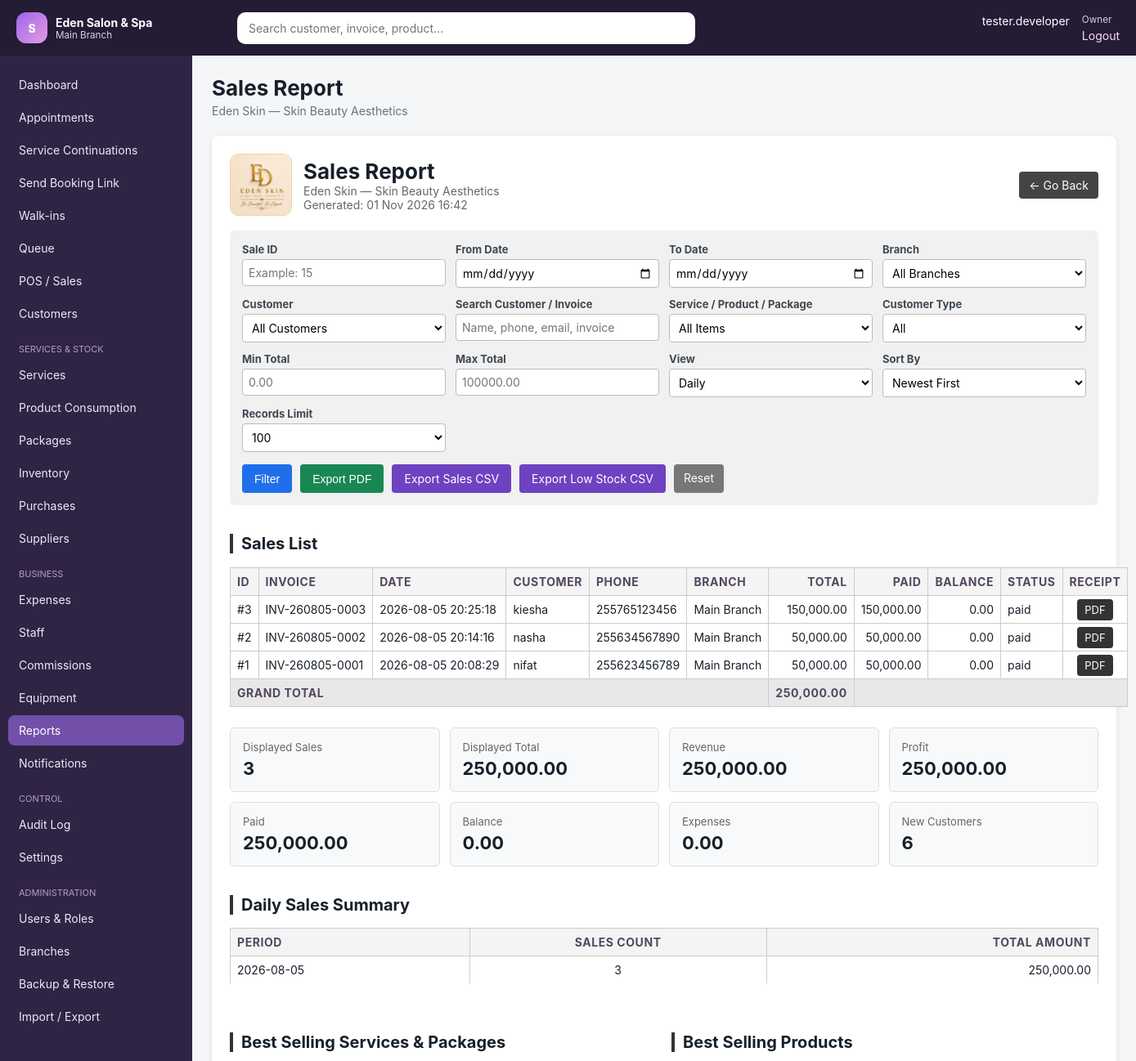
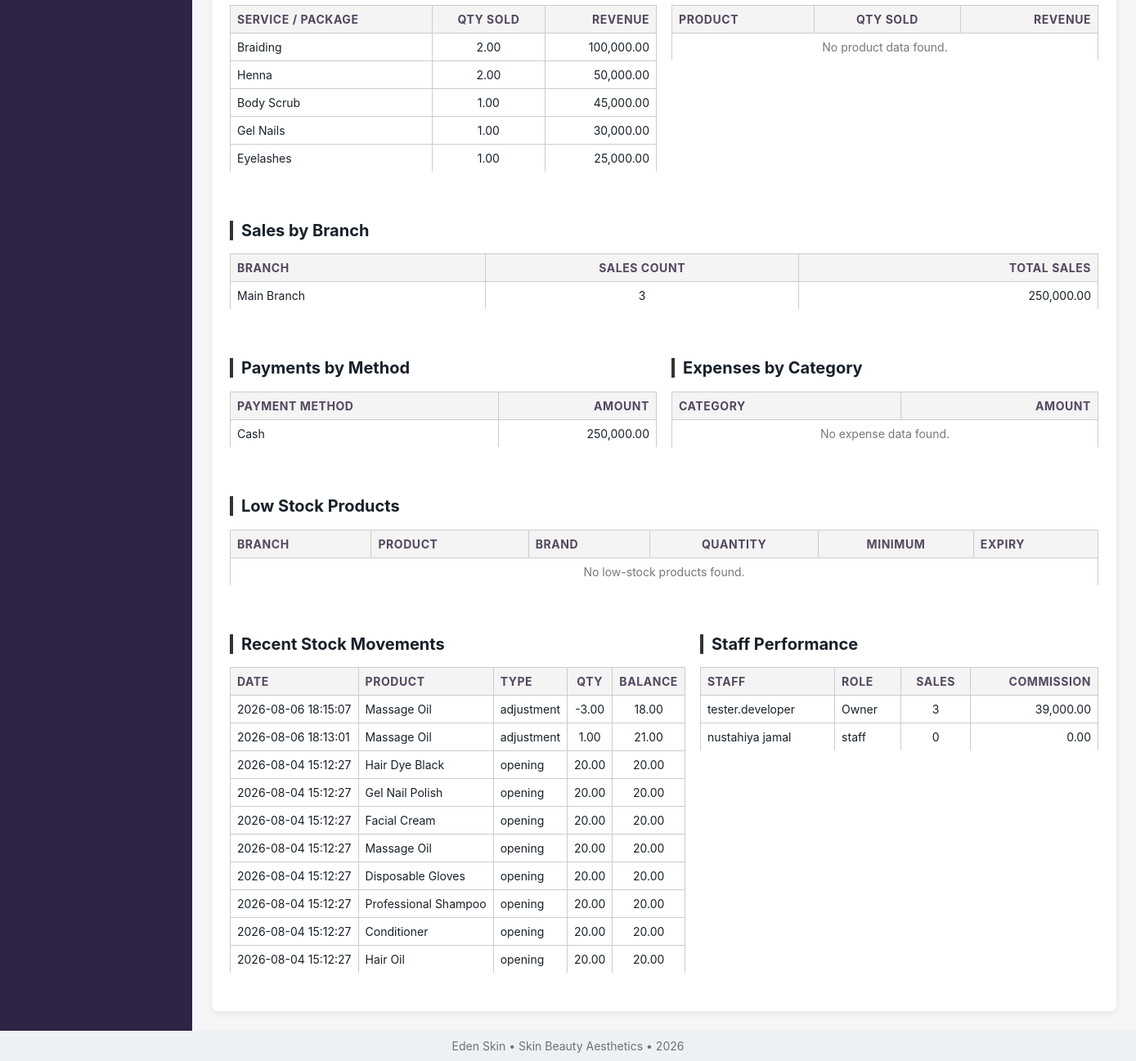
Screenshot of /modules/reports.php (signed in) with the database file from the repository (2 pictures, top to bottom).
### tables this page shows
CREATE TABLE `settings` (
  `id` int(11) NOT NULL AUTO_INCREMENT,
  `branch_id` int(11) DEFAULT NULL,
  `setting_key` varchar(100) NOT NULL,
  `setting_value` text DEFAULT NULL,
  `setting_group` varchar(80) DEFAULT 'general',
  `updated_by` int(11) DEFAULT NULL,
  `updated_at` datetime DEFAULT current_timestamp() ON UPDATE current_timestamp(),
  PRIMARY KEY (`id`),
  UNIQUE KEY `uniq_setting` (`branch_id`,`setting_key`),
  KEY `updated_by` (`updated_by`),
  CONSTRAINT `settings_ibfk_1` FOREIGN KEY (`branch_id`) REFERENCES `branches` (`id`) ON DELETE CASCADE,
  CONSTRAINT `settings_ibfk_2` FOREIGN KEY (`updated_by`) REFERENCES `users` (`id`) ON DELETE SET NULL
);

CREATE TABLE `users` (
  `id` int(11) NOT NULL AUTO_INCREMENT,
  `branch_id` int(11) NOT NULL,
  `staff_id` int(11) DEFAULT NULL,
  `role_id` int(11) NOT NULL,
  `username` varchar(80) NOT NULL,
  `password_hash` varchar(255) NOT NULL,
  `status` enum('active','inactive','locked') DEFAULT 'active',
  `last_login_at` datetime DEFAULT NULL,
  `created_at` datetime DEFAULT current_timestamp(),
  PRIMARY KEY (`id`),
  UNIQUE KEY `username` (`username`),
  KEY `branch_id` (`branch_id`),
  KEY `staff_id` (`staff_id`),
  KEY `role_id` (`role_id`),
  CONSTRAINT `users_ibfk_1` FOREIGN KEY (`branch_id`) REFERENCES `branches` (`id`),
  CONSTRAINT `users_ibfk_2` FOREIGN KEY (`staff_id`) REFERENCES `staff` (`id`) ON DELETE SET NULL,
  CONSTRAINT `users_ibfk_3` FOREIGN KEY (`role_id`) REFERENCES `roles` (`id`)
);

CREATE TABLE `branches` (
  `id` int(11) NOT NULL AUTO_INCREMENT,
  `business_id` int(11) NOT NULL,
  `name` varchar(120) NOT NULL,
  `code` varchar(20) NOT NULL,
  `phone` varchar(30) DEFAULT NULL,
  `email` varchar(120) DEFAULT NULL,
  `address` varchar(255) DEFAULT NULL,
  `opening_time` time DEFAULT '08:00:00',
  `closing_time` time DEFAULT '20:00:00',
  `status` enum('active','inactive') DEFAULT 'active',
  `created_at` datetime DEFAULT current_timestamp(),
  PRIMARY KEY (`id`),
  UNIQUE KEY `code` (`code`),
  KEY `business_id` (`business_id`),
  CONSTRAINT `branches_ibfk_1` FOREIGN KEY (`business_id`) REFERENCES `businesses` (`id`)
);

CREATE TABLE `staff` (
  `id` int(11) NOT NULL AUTO_INCREMENT,
  `branch_id` int(11) NOT NULL,
  `employee_no` varchar(30) DEFAULT NULL,
  `photo` varchar(255) DEFAULT NULL,
  `full_name` varchar(150) NOT NULL,
  `phone` varchar(30) DEFAULT NULL,
  `email` varchar(120) DEFAULT NULL,
  `gender` enum('Male','Female','Other') DEFAULT 'Female',
  `date_of_birth` date DEFAULT NULL,
  `address` varchar(255) DEFAULT NULL,
  `role_title` varchar(100) DEFAULT NULL,
  `salary` decimal(14,2) DEFAULT 0.00,
  `default_commission_type` enum('percentage','fixed') DEFAULT 'percentage',
  `default_commission_value` decimal(10,2) DEFAULT 0.00,
  `employment_date` date DEFAULT NULL,
  `emergency_contact` varchar(120) DEFAULT NULL,
  `status` enum('active','inactive','terminated') DEFAULT 'active',
  `created_at` datetime DEFAULT current_timestamp(),
  `updated_at` datetime DEFAULT NULL,
  PRIMARY KEY (`id`),
  UNIQUE KEY `employee_no` (`employee_no`),
  KEY `branch_id` (`branch_id`),
  CONSTRAINT `staff_ibfk_1` FOREIGN KEY (`branch_id`) REFERENCES `branches` (`id`)
);

CREATE TABLE `roles` (
  `id` int(11) NOT NULL AUTO_INCREMENT,
  `name` varchar(80) NOT NULL,
  `description` varchar(255) DEFAULT NULL,
  `is_system` tinyint(1) DEFAULT 0,
  `created_at` datetime DEFAULT current_timestamp(),
  PRIMARY KEY (`id`),
  UNIQUE KEY `name` (`name`)
);

CREATE TABLE `sales` (
  `id` int(11) NOT NULL AUTO_INCREMENT,
  `branch_id` int(11) NOT NULL,
  `invoice_no` varchar(40) NOT NULL,
  `customer_id` int(11) DEFAULT NULL,
  `appointment_id` int(11) DEFAULT NULL,
  `queue_id` int(11) DEFAULT NULL,
  `sale_date` datetime DEFAULT current_timestamp(),
  `subtotal` decimal(14,2) DEFAULT 0.00,
  `discount_amount` decimal(14,2) DEFAULT 0.00,
  `tax_amount` decimal(14,2) DEFAULT 0.00,
  `total_amount` decimal(14,2) DEFAULT 0.00,
  `paid_amount` decimal(14,2) DEFAULT 0.00,
  `balance_amount` decimal(14,2) DEFAULT 0.00,
  `status` enum('draft','partial','paid','refunded','partially_refunded','cancelled') DEFAULT 'paid',
  `promotion_id` int(11) DEFAULT NULL,
  `membership_discount` decimal(14,2) DEFAULT 0.00,
  `loyalty_points_redeemed` int(11) DEFAULT 0,
  `notes` text DEFAULT NULL,
  `created_by` int(11) DEFAULT NULL,
  `created_at` datetime DEFAULT current_timestamp(),
  PRIMARY KEY (`id`),
  UNIQUE KEY `invoice_no` (`invoice_no`),
  KEY `sale_date_idx` (`branch_id`,`sale_date`),
  KEY `customer_id` (`customer_id`),
  KEY `appointment_id` (`appointment_id`),
  KEY `queue_id` (`queue_id`),
  KEY `promotion_id` (`promotion_id`),
  KEY `created_by` (`created_by`),
  CONSTRAINT `sales_ibfk_1` FOREIGN KEY (`branch_id`) REFERENCES `branches` (`id`),
  CONSTRAINT `sales_ibfk_2` FOREIGN KEY (`customer_id`) REFERENCES `customers` (`id`) ON DELETE SET NULL,
  CONSTRAINT `sales_ibfk_3` FOREIGN KEY (`appointment_id`) REFERENCES `appointments` (`id`) ON DELETE SET NULL,
  CONSTRAINT `sales_ibfk_4` FOREIGN KEY (`queue_id`) REFERENCES `queues` (`id`) ON DELETE SET NULL,
  CONSTRAINT `sales_ibfk_5` FOREIGN KEY (`promotion_id`) REFERENCES `promotions` (`id`) ON DELETE SET NULL,
  CONSTRAINT `sales_ibfk_6` FOREIGN KEY (`created_by`) REFERENCES `users` (`id`) ON DELETE SET NULL
);

CREATE TABLE `stock_movements` (
  `id` int(11) NOT NULL AUTO_INCREMENT,
  `branch_id` int(11) NOT NULL,
  `product_id` int(11) NOT NULL,
  `movement_type` enum('opening','purchase','sale','service_use','adjustment','transfer_in','transfer_out','refund','internal_use') NOT NULL,
  `quantity` decimal(12,3) NOT NULL,
  `balance_after` decimal(12,3) NOT NULL,
  `reference_type` varchar(50) DEFAULT NULL,
  `reference_id` int(11) DEFAULT NULL,
  `notes` varchar(255) DEFAULT NULL,
  `created_by` int(11) DEFAULT NULL,
  `created_at` datetime DEFAULT current_timestamp(),
  PRIMARY KEY (`id`),
  KEY `branch_id` (`branch_id`),
  KEY `product_id` (`product_id`),
  KEY `created_by` (`created_by`),
  CONSTRAINT `stock_movements_ibfk_1` FOREIGN KEY (`branch_id`) REFERENCES `branches` (`id`),
  CONSTRAINT `stock_movements_ibfk_2` FOREIGN KEY (`product_id`) REFERENCES `products` (`id`),
  CONSTRAINT `stock_movements_ibfk_3` FOREIGN KEY (`created_by`) REFERENCES `users` (`id`) ON DELETE SET NULL
);

CREATE TABLE `products` (
  `id` int(11) NOT NULL AUTO_INCREMENT,
  `branch_id` int(11) NOT NULL,
  `category_id` int(11) DEFAULT NULL,
  `supplier_id` int(11) DEFAULT NULL,
  `barcode` varchar(80) DEFAULT NULL,
  `name` varchar(150) NOT NULL,
  `brand` varchar(100) DEFAULT NULL,
  `unit` varchar(30) DEFAULT 'piece',
  `buying_price` decimal(14,2) DEFAULT 0.00,
  `selling_price` decimal(14,2) DEFAULT 0.00,
  `minimum_stock` decimal(12,2) DEFAULT 0.00,
  `expiry_date` date DEFAULT NULL,
  `track_stock` tinyint(1) DEFAULT 1,
  `status` enum('active','inactive') DEFAULT 'active',
  `created_at` datetime DEFAULT current_timestamp(),
  PRIMARY KEY (`id`),
  UNIQUE KEY `uniq_branch_barcode` (`branch_id`,`barcode`),
  KEY `category_id` (`category_id`),
  KEY `supplier_id` (`supplier_id`),
  CONSTRAINT `products_ibfk_1` FOREIGN KEY (`branch_id`) REFERENCES `branches` (`id`),
  CONSTRAINT `products_ibfk_2` FOREIGN KEY (`category_id`) REFERENCES `product_categories` (`id`) ON DELETE SET NULL,
  CONSTRAINT `products_ibfk_3` FOREIGN KEY (`supplier_id`) REFERENCES `suppliers` (`id`) ON DELETE SET NULL
);

### modules/reports.php (the view, shortened to what the rows shown need)
<?php
require dirname(__DIR__) . '/includes/bootstrap.php';
require_permission('reports.view');
require dirname(__DIR__) . '/includes/reporting.php';
$filters = spa_report_filters();
$data = spa_report_data($filters);
$title = 'Sales Report';
include dirname(__DIR__) . '/includes/header.php';
?>
<div class="stock-report">
<div class="report-container">
    <div class="report-top-bar">
        <div class="report-brand">
            <div>
                <h1>Sales Report</h1>
            </div>
        </div>
        <a class="back-link no-print" href="<?= e(url('dashboard.php')) ?>">← Go Back</a>
    </div>
    <div class="filter-box no-print">
        <form method="GET">
            <div class="filter-grid">
                <div><label>Branch</label><select name="branch_id" <?= $filters['can_all_branches'] ? '' : 'disabled' ?>><option value="">All Branches</option></select></div>
            </div>
        </form>
    </div>
    <h2>Sales List</h2>
    <table>
        <tr><th>ID</th><th>Invoice</th><th>Date</th><th>Customer</th><th>Phone</th><th>Branch</th><th class="text-right">Total</th><th class="text-right">Paid</th><th class="text-right">Balance</th><th>Status</th><th class="text-center no-print">Receipt</th></tr>
        <?php $grand = 0; ?>
        <?php if ($data['sales']): foreach ($data['sales'] as $row): $grand += (float)$row['total_amount']; ?>
            <tr><td>#<?= e($row['id']) ?></td><td><?= e($row['invoice_no']) ?></td><td><?= e($row['sale_date']) ?></td><td><?= e($row['customer']) ?></td><td><?= e($row['customer_phone']) ?></td><td><?= e($row['branch']) ?></td><td class="text-right"><?= number_format((float)$row['total_amount'],2) ?></td><td class="text-right"><?= number_format((float)$row['paid_amount'],2) ?></td><td class="text-right"><?= number_format((float)$row['balance_amount'],2) ?></td><td><?= e($row['status']) ?></td><td class="text-center no-print"><a class="invoice-link" href="receipt.php?id=<?= e($row['id']) ?>" target="_blank">PDF</a></td></tr>
        <?php endforeach; ?>
            <tr class="grand-row"><th colspan="6">Grand Total</th><th class="text-right"><?= number_format($grand,2) ?></th><th colspan="4"></th></tr>
        <?php else: ?>
            <tr><td colspan="11" class="empty">No sales found for the selected filters.</td></tr>
        <?php endif; ?>
    </table>
    <div class="summary-cards">
        <div class="report-card"><div class="card-title">Displayed Sales</div><div class="card-value"><?= number_format($data['sales_count']) ?></div></div>
        <div class="report-card"><div class="card-title">Displayed Total</div><div class="card-value"><?= number_format($data['displayed_total'],2) ?></div></div>
        <div class="report-card"><div class="card-title">Revenue</div><div class="card-value"><?= number_format($data['totals']['revenue'],2) ?></div></div>
        <div class="report-card"><div class="card-title">Profit</div><div class="card-value"><?= number_format($data['totals']['profit'],2) ?></div></div>
        <div class="report-card"><div class="card-title">Paid</div><div class="card-value"><?= number_format($data['totals']['paid'],2) ?></div></div>
        <div class="report-card"><div class="card-title">Balance</div><div class="card-value"><?= number_format($data['totals']['balance'],2) ?></div></div>
        <div class="report-card"><div class="card-title">Expenses</div><div class="card-value"><?= number_format($data['totals']['expenses'],2) ?></div></div>
        <div class="report-card"><div class="card-title">New Customers</div><div class="card-value"><?= number_format($data['totals']['new_customers']) ?></div></div>
    </div>
    <h2><?= e(ucfirst($filters['group_by'])) ?> Sales Summary</h2>
    <table><tr><th>Period</th><th class="text-center">Sales Count</th><th class="text-right">Total Amount</th></tr><?php if($data['summary']): foreach($data['summary'] as $s): ?><tr></tr><?php endforeach; else: ?><tr><td colspan="3" class="empty">No summary data found.</td></tr><?php endif; ?></table>
    <div class="report-grid-2">
        <div><h2>Best Selling Services & Packages</h2><table><tr><th>Service / Package</th><th class="text-center">Qty Sold</th><th class="text-right">Revenue</th></tr></table></div>
        <div><h2>Best Selling Products</h2><table><tr><th>Product</th><th class="text-center">Qty Sold</th><th class="text-right">Revenue</th></tr></table></div>
    </div>
    <h2>Sales by Branch</h2>
    <table><tr><th>Branch</th><th class="text-center">Sales Count</th><th class="text-right">Total Sales</th></tr><?php if($data['sales_by_branch']): foreach($data['sales_by_branch'] as $w): ?><tr></tr><?php endforeach; else: ?><tr><td colspan="3" class="empty">No branch data found.</td></tr><?php endif; ?></table>
    <div class="report-grid-2">
        <div><h2>Payments by Method</h2><table><tr><th>Payment Method</th><th class="text-right">Amount</th></tr></table></div>
        <div><h2>Expenses by Category</h2><table><tr><th>Category</th><th class="text-right">Amount</th></tr></table></div>
    </div>
    <h2>Low Stock Products</h2>
    <table><tr><th>Branch</th><th>Product</th><th>Brand</th><th class="text-center">Quantity</th><th class="text-center">Minimum</th><th>Expiry</th></tr><?php if($data['low_stock']): foreach($data['low_stock'] as $l): ?><tr><td><?= e($l['branch']) ?></td><td><?= e($l['name']) ?></td><td><?= e($l['brand']) ?></td><td class="text-center"><?= number_format((float)$l['qty'],2) ?></td><td class="text-center"><?= number_format((float)$l['minimum_stock'],2) ?></td><td><?= e($l['expiry_date']) ?></td></tr><?php endforeach; else: ?><tr><td colspan="6" class="empty">No low-stock products found.</td></tr><?php endif; ?></table>
    <div class="report-grid-2">
        <div><h2>Recent Stock Movements</h2><table><tr><th>Date</th><th>Product</th><th>Type</th><th class="text-center">Qty</th><th class="text-center">Balance</th></tr><?php if($data['stock_movements']): foreach($data['stock_movements'] as $m): ?><tr><td><?= e($m['created_at']) ?></td><td><?= e($m['product']) ?></td><td><?= e($m['movement_type']) ?></td><td class="text-center"><?= number_format((float)$m['quantity'],2) ?></td><td class="text-center"><?= number_format((float)$m['balance_after'],2) ?></td></tr><?php endforeach; else: ?><tr><td colspan="5" class="empty">No stock movements found.</td></tr><?php endif; ?></table></div>
        <div><h2>Staff Performance</h2><table><tr><th>Staff</th><th>Role</th><th class="text-center">Sales</th><th class="text-right">Commission</th></tr></table></div>
    </div>
</div>
</div>
<?php include dirname(__DIR__) . '/includes/footer.php'; ?>

### includes/header.php (shortened to what the rows shown need)
<?php
require_login(); $u=current_user(); $title=$title??'Dashboard';
function nav_file_available(string $href): bool {
    return is_file(dirname(__DIR__).'/'.ltrim($href,'/'));
}
$hasSearch=nav_file_available('modules/search.php');
?><!doctype html><html lang="en"><head><link rel="stylesheet" href="<?=url('assets/css/app.css')?>"></head><body>
<header class="topbar"><button class="menu-btn" data-toggle-menu>☰</button><div class="brand"><span class="brand-mark">S</span><div><strong><?=e(setting('business_name',app_config()['app']['name']))?></strong><small><?=e($u['branch_name']??'Main Branch')?></small></div></div><?php if($hasSearch):?><form class="global-search" action="<?=url('modules/search.php')?>"><input name="q" placeholder="Search customer, invoice, product…"></form><?php else:?><div class="global-search"></div><?php endif;?><div class="userbox"><span><?=e($u['staff_name']?:$u['username'])?></span><small><?=e($u['role_name'])?></small><a href="<?=url('logout.php')?>">Logout</a></div></header>
<div class="layout"><main class="content"><div class="page-head"><div><h1><?=e($title)?></h1></div></div>

### rows the page displays
settings: setting_value "Eden Salon & Spa"
users: branch.name "Main Branch", staff.full_name "tester.developer", role.name "Owner", role.name "Daily"
sales: id "3", invoice_no "INV-260805-0003", sale_date "2026-08-05 20:25:18", customer "kiesha", customer_phone "255765123456", branch.name "Main Branch", total_amount "150,000.00", paid_amount "150,000.00", balance_amount "0.00", status "paid"
sales: id "2", invoice_no "INV-260805-0002", sale_date "2026-08-05 20:14:16", customer "nasha", customer_phone "255634567890", branch.name "Main Branch", total_amount "50,000.00", paid_amount "50,000.00", balance_amount "0.00", status "paid"
sales: id "1", invoice_no "INV-260805-0001", sale_date "2026-08-05 20:08:29", customer "nifat", customer_phone "255623456789", branch.name "Main Branch", total_amount "50,000.00", paid_amount "50,000.00", balance_amount "0.00", status "paid"
stock_movements: created_at "2026-08-06 18:15:07", product.name "Massage Oil", movement_type "adjustment", quantity "-3.00", balance_after "18.00"
stock_movements: created_at "2026-08-06 18:13:01", product.name "Massage Oil", movement_type "adjustment", quantity "1.00", balance_after "21.00"
stock_movements: created_at "2026-08-04 15:12:27", product.name "Hair Dye Black", movement_type "opening", quantity "20.00", balance_after "20.00"
stock_movements: created_at "2026-08-04 15:12:27", product.name "Gel Nail Polish", movement_type "opening", quantity "20.00", balance_after "20.00"
stock_movements: created_at "2026-08-04 15:12:27", product.name "Facial Cream", movement_type "opening", quantity "20.00", balance_after "20.00"
stock_movements: created_at "2026-08-04 15:12:27", product.name "Massage Oil", movement_type "opening", quantity "20.00", balance_after "20.00"
stock_movements: created_at "2026-08-04 15:12:27", product.name "Disposable Gloves", movement_type "opening", quantity "20.00", balance_after "20.00"
stock_movements: created_at "2026-08-04 15:12:27", product.name "Professional Shampoo", movement_type "opening", quantity "20.00", balance_after "20.00"
stock_movements: created_at "2026-08-04 15:12:27", product.name "Conditioner", movement_type "opening", quantity "20.00", balance_after "20.00"
stock_movements: created_at "2026-08-04 15:12:27", product.name "Hair Oil", movement_type "opening", quantity "20.00", balance_after "20.00"

### other values shown
$label "Dashboard"
$label "Appointments"
$label "Service Continuations"
$label "Send Booking Link"
$label "Walk-ins"
$label "Queue"
$label "POS / Sales"
$label "Customers"
$group "SERVICES & STOCK"
$label "Services"
$label "Product Consumption"
$label "Packages"
$label "Inventory"
$label "Purchases"
$label "Suppliers"
